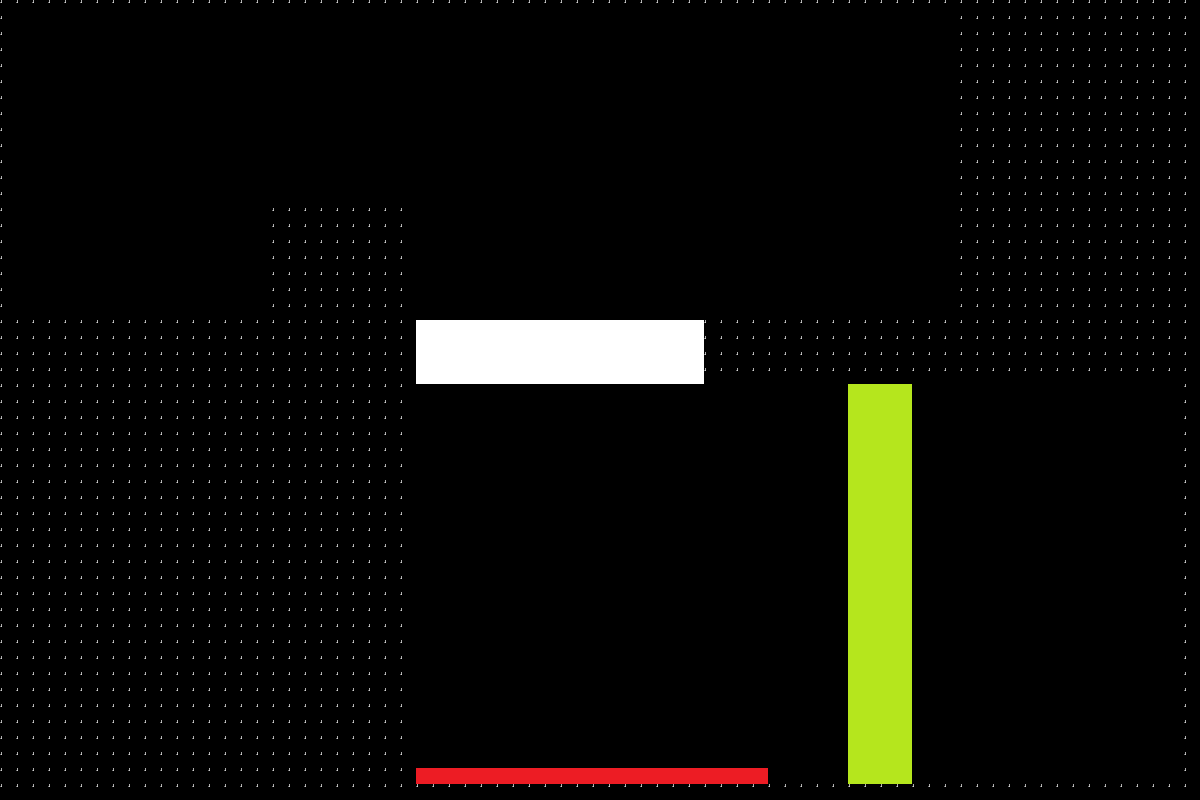

A 2D game scene composited from a Tiled map and its tileset images. What follows is a short description and the map's XML, with each tile layer's data collapsed to a summary:
An orthogonal 75x50 tile map with 16x16 px tiles, 1 tile layer (Tile Layer 1) and 5 objects (reverse_rotation, clock, slow_time, white_button, green_button).

<map version="1.10" tiledversion="1.12.2" orientation="orthogonal" renderorder="right-down" width="75" height="50" tilewidth="16" tileheight="16" infinite="0" nextlayerid="4" nextobjectid="8">
 <tileset firstgid="1" source="place_holder_tileset.tsx" />
 <objectgroup id="3" name="object_layer">
  <object id="1" name="reverse_rotation" x="782.454" y="139.413" width="100" height="100">
   <properties>
    <property name="ability_type" value="reverse_rotation" />
   </properties>
  </object>
  <object id="3" name="time_stop" type="clock" x="1057.87" y="73.4068" width="80" height="80">
   <properties>
    <property name="ability_type" value="clock" />
   </properties>
   <ellipse />
  </object>
  <object id="4" name="slow_time" x="1012.38" y="163.717" width="60" height="90">
   <properties>
    <property name="ability_type" value="slow_time" />
   </properties>
  </object>
  <object id="6" name="white_button" x="774.486" y="288.027" width="128" height="32">
   <properties>
    <property name="obj_type" value="button" />
   </properties>
  </object>
  <object id="7" name="green_button" x="414.962" y="629.453" width="128" height="32" rotation="270">
   <properties>
    <property name="obj_type" value="button" />
   </properties>
  </object>
 </objectgroup>
 <layer id="1" name="Tile Layer 1" width="75" height="50">
  <data>[3750 cells, 1614 non-empty, 4 distinct tile ids]</data>
 </layer>
</map>
